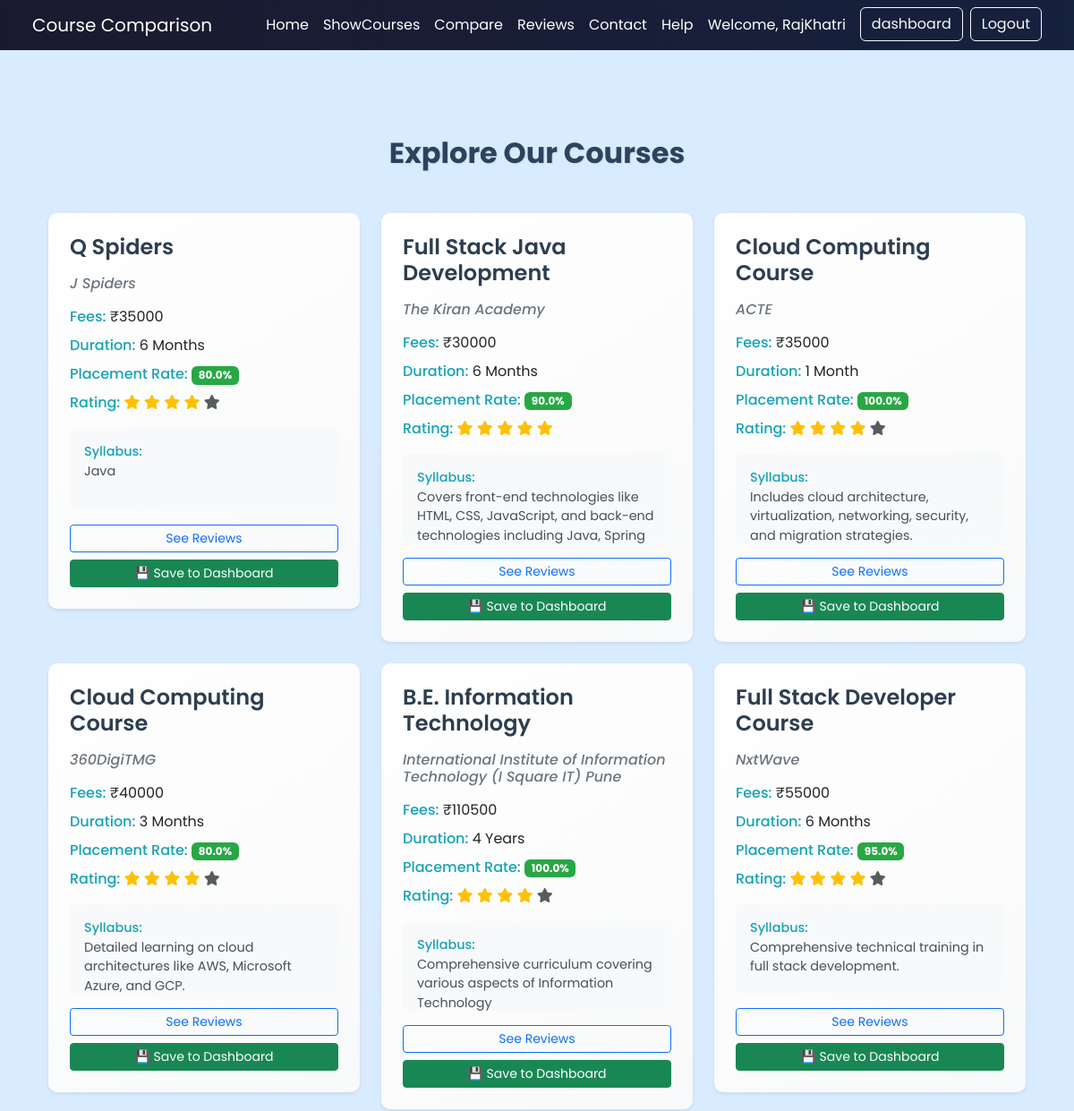
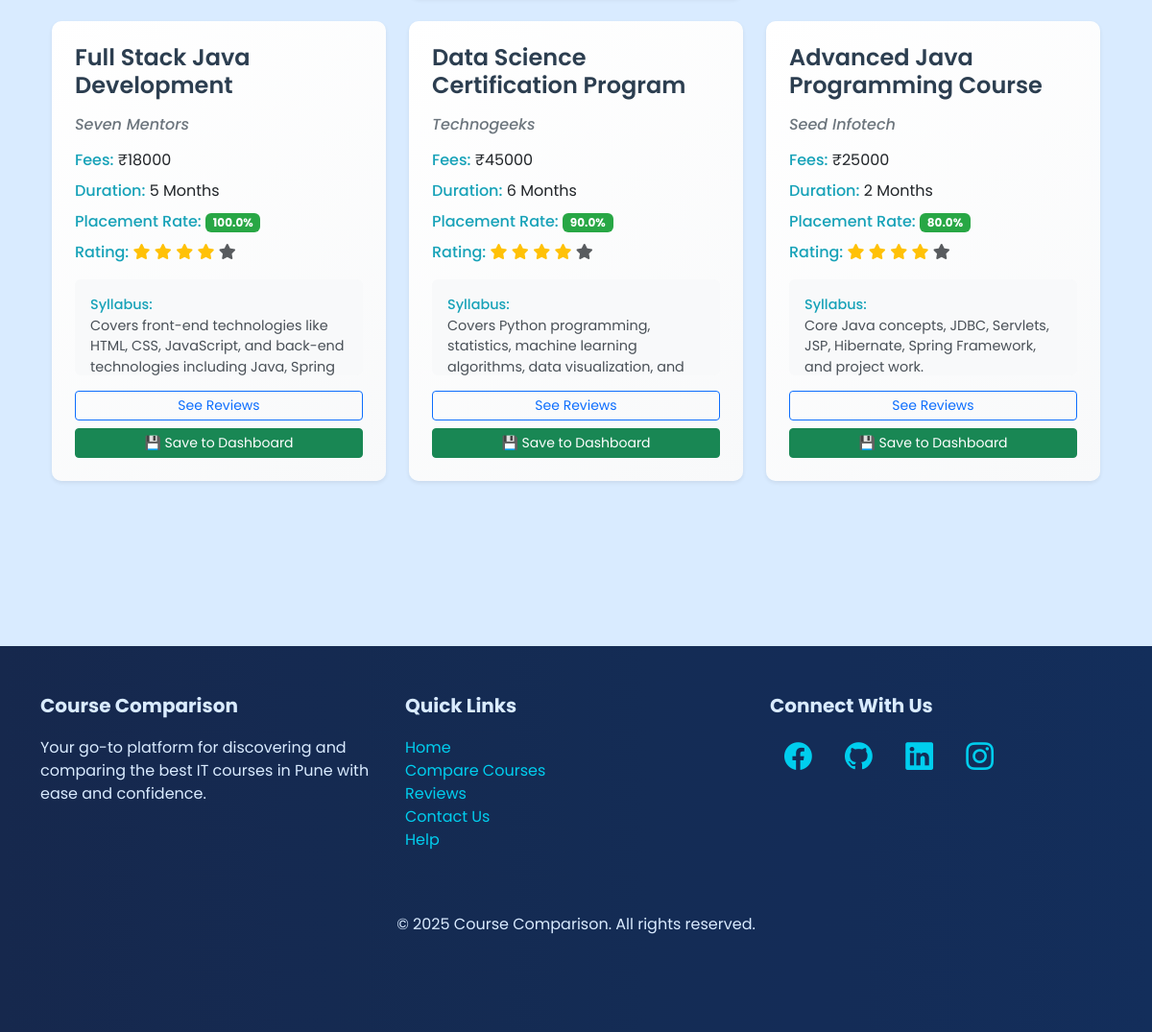
The app's page /courses/ (signed in) with its own data (2 pictures, top to bottom).
### courses/models.py (models this page shows, shortened)
class Course(models.Model):
    Name = models.CharField(max_length=200)
    Institute = models.CharField(max_length=200)
    Fees = models.IntegerField()
    Duration = models.CharField(max_length=50)
    Placement_rate = models.FloatField()
    Rating = models.FloatField()
    Syllabus = models.TextField()
    image = models.ImageField(upload_to='course_images/', null=True, blank=True)
    link = models.URLField(max_length=300, null=True, blank=True)

### courses/views.py (the view)
# urls.py: path('courses/', show_courses, name='show_courses'),
def show_courses(request):
    courses = Course.objects.all()
    return render(request, 'show_courses.html', {'courses': courses})

### courses/templates/show_courses.html (shortened to what this page needs)
{% extends "base.html" %}
{% block content %}
<div class="container mt-5">
    <h2 class="text-center mb-5 fw-bold" style="color: #343a40; text-shadow: 1px 1px 2px rgba(0,0,0,0.1);">
        Explore Our Courses
    </h2>
    <div class="row">
        {% for course in courses %}
        <div class="col-md-6 col-lg-4 mb-4">
            <div class="card course-card shadow-sm">
                <div class="card-body p-4">
                    <h4 class="course-title mb-3">{{ course.Name }}</h4>
                    <h6 class="institute mb-3">{{ course.Institute }}</h6>
                    <p class="mb-2"><span class="info-label">Fees:</span> ₹{{ course.Fees|floatformat:0 }}</p>
                    <p class="mb-2"><span class="info-label">Duration:</span> {{ course.Duration }}</p>
                    <p class="mb-2">
                        <span class="info-label">Placement Rate:</span>
                        <span class="badge badge-success">{{ course.Placement_rate }}%</span>
                    </p>
                    <p class="mb-3">
                        <span class="info-label">Rating:</span>
                        {% for i in "12345" %}
                            <i class="fas fa-star {% if forloop.counter <= course.Rating %}text-warning{% else %}text-muted{% endif %}"></i>
                        {% endfor %}
                    </p>
                    <div class="syllabus p-3 bg-light rounded">
                        <strong class="info-label">Syllabus:</strong><br>
                        {{ course.Syllabus|linebreaks }}
                    </div>
                    <a href="{% url 'review'%}" class="btn btn-outline-primary btn-sm mt-3 w-100">See Reviews</a>
                    {% if user.is_authenticated %}
    <form action="{% url 'save_course' course.id %}" method="post">
        <button type="submit" class="btn btn-success btn-sm mt-2 w-100">
            💾 Save to Dashboard
        </button>
    </form>
{% else %}
    <a href="{% url 'login' %}" class="btn btn-warning btn-sm mt-2 w-100">
        🔒 Login to Save
    </a>
{% endif %}
                </div>
            </div>
        </div>
        {% empty %}
        <div class="col-12 text-center py-5">
            <p class="text-muted fs-4">No courses available at the moment.</p>
            <a href="#" class="btn btn-primary">Check Back Later</a>
        </div>
        {% endfor %}
    </div>
</div>
{% endblock %}

### courses/templates/base.html (shortened to what this page needs)
{% load static %}
<!DOCTYPE html>
<html lang="en">
<head>
    <link href="https://cdn.jsdelivr.net/npm/bootstrap@5.3.0/dist/css/bootstrap.min.css" rel="stylesheet" />
    <link href="https://cdnjs.cloudflare.com/ajax/libs/animate.css/4.1.1/animate.min.css" rel="stylesheet" />
    <link href="https://cdn.jsdelivr.net/npm/bootstrap-icons@1.10.5/font/bootstrap-icons.css" rel="stylesheet" />
</head>
<body>
    <nav class="navbar navbar-expand-lg navbar-dark px-4">
        <div class="container-fluid">
            <a class="navbar-brand" href="{% url 'home' %}">Course Comparison</a>
            <div class="collapse navbar-collapse justify-content-end" id="navbarNav">
                <ul class="navbar-nav">
                    <li class="nav-item">
                        <a class="nav-link {% if request.path == '/' %}active{% endif %}" href="{% url 'home' %}">Home</a>
                    </li>
                    <li class="nav-item">
                        <a class="nav-link {% if request.path == '/show_courses/' %}active{% endif %}" href="{% url 'show_courses' %}">ShowCourses</a>
                    </li>
                    <li class="nav-item">
                        <a class="nav-link {% if request.path == '/Compare/' %}active{% endif %}" href="{% url 'course_list' %}">Compare</a>
                    </li>
                    <li class="nav-item">
                        <a class="nav-link {% if request.path == '/review' %}active{% endif %}" href="{% url 'review' %}">Reviews</a>
                    </li>
                    <li class="nav-item">
                        <a class="nav-link {% if request.path == '/contact' %}active{% endif %}" href="{% url 'contact' %}">Contact</a>
                    </li>
                    <li class="nav-item">
                        <a class="nav-link {% if request.path == '/help' %}active{% endif %}" href="{% url 'help' %}">Help</a>
                    </li>
                    {% if request.user.is_authenticated %}
          <li class="nav-item">
            <span class="nav-link text-white">Welcome, {{ request.user.username }}</span>
          </li>
          <li class="nav-item">
            <a class="btn btn-outline-light ms-2" href="{% url 'dashboard'%}">dashboard</a>
          </li>
          <li class="nav-item">
            <a class="btn btn-outline-light ms-2" href="{% url 'logout' %}">Logout</a>
          </li>
          {% endif %}
                </ul>
            </div>
        </div>
    </nav>
    <main class="container my-5">
        {% block content %}{% endblock %}
    </main>
    <footer class="footer">
        <div class="container">
            <div class="row text-center text-md-start">
                <div class="col-md-4 mb-4">
                    <h5 class="fw-bold">Course Comparison</h5>
                    <p>Your go-to platform for discovering and comparing the best IT courses in Pune with ease and confidence.</p>
                </div>
                <div class="col-md-4 mb-4">
                    <h5 class="fw-bold">Quick Links</h5>
                    <ul class="list-unstyled">
                        <li><a href="{% url 'home' %}">Home</a></li>
                        <li><a href="{% url 'course_list' %}">Compare Courses</a></li>
                        <li><a href="{% url 'review' %}">Reviews</a></li>
                        <li><a href="{% url 'contact' %}">Contact Us</a></li>
                        <li><a href="{% url 'help' %}">Help</a></li>
                    </ul>
                </div>
                <div class="col-md-4 mb-4">
                    <h5 class="fw-bold">Connect With Us</h5>
                    <div class="social-icons">
                        <a href="#" aria-label="Facebook"><i class="bi bi-facebook"></i></a>
                        <a href="https://github.com/khatri-raj" aria-label="Github"><i class="bi bi-github"></i></a>
                        <a href="https://www.linkedin.com/in/rajkhatri2002/" aria-label="LinkedIn"><i class="bi bi-linkedin"></i></a>
                        <a href="https://www.instagram.com/khatri_raj_07/?locale=my&hl=af" aria-label="Instagram"><i class="bi bi-instagram"></i></a>
                    </div>
                </div>
            </div>
            <div class="text-center mt-4">
                <p class="mb-0">© 2025 Course Comparison. All rights reserved.</p>
            </div>
        </div>
    </footer>
</body>
</html>

### courses/templates/show_courses.html (style rules this page uses)
.course-card { transition: transform 0.3s ease, box-shadow 0.3s ease; border: none; border-radius: 10px; background: linear-gradient(145deg, #ffffff, #f8f9fa); }
.course-title { color: #2c3e50; font-weight: 600; }
.institute { color: #6c757d; font-style: italic; }
.badge-success { background-color: #28a745; }
.syllabus { max-height: 100px; overflow-y: auto; font-size: 0.9rem; color: #495057; }
.info-label { color: #17a2b8; font-weight: 500; }
.container { padding-bottom: 50px; }

### records on screen
Course: Name "Q Spiders", Institute "J Spiders", Fees "35000", Duration "6 Months", Placement_rate "80.0", Syllabus "Java"
Course: Name "Full Stack Java Development", Institute "The Kiran Academy", Fees "30000", Duration "6 Months", Placement_rate "90.0", Rating 5 (drawn), Syllabus "Covers front-end technologies like HTML, CSS, JavaScript, and back-end technologies including Java, Spring…"
Course: Name "Cloud Computing Course", Institute "ACTE", Fees "35000", Duration "1 Month", Placement_rate "100.0", Syllabus "Includes cloud architecture, virtualization, networking, security, and migration strategies."
Course: Name "Cloud Computing Course", Institute "360DigiTMG", Fees "40000", Duration "3 Months", Placement_rate "80.0", Syllabus "Detailed learning on cloud architectures like AWS, Microsoft Azure, and GCP."
Course: Name "B.E. Information Technology", Institute "International Institute of Information Technology (I Square IT) Pune", Fees "110500", Duration "4 Years", Placement_rate "100.0", Syllabus "Comprehensive curriculum covering various aspects of Information Technology"
Course: Name "Full Stack Developer Course", Institute "NxtWave", Fees "55000", Duration "6 Months", Placement_rate "95.0", Syllabus "Comprehensive technical training in full stack development."
Course: Name "Full Stack Java Development", Institute "Seven Mentors", Fees "18000", Duration "5 Months", Placement_rate "100.0", Syllabus "Covers front-end technologies like HTML, CSS, JavaScript, and back-end technologies including Java, Spring…"
Course: Name "Data Science Certification Program", Institute "Technogeeks", Fees "45000", Duration "6 Months", Placement_rate "90.0", Syllabus "Covers Python programming, statistics, machine learning algorithms, data visualization, and…"
Course: Name "Advanced Java Programming Course", Institute "Seed Infotech", Fees "25000", Duration "2 Months", Placement_rate "80.0", Syllabus "Core Java concepts, JDBC, Servlets, JSP, Hibernate, Spring Framework, and project work."

### other values on screen
{{ request.user.username }} "RajKhatri"
